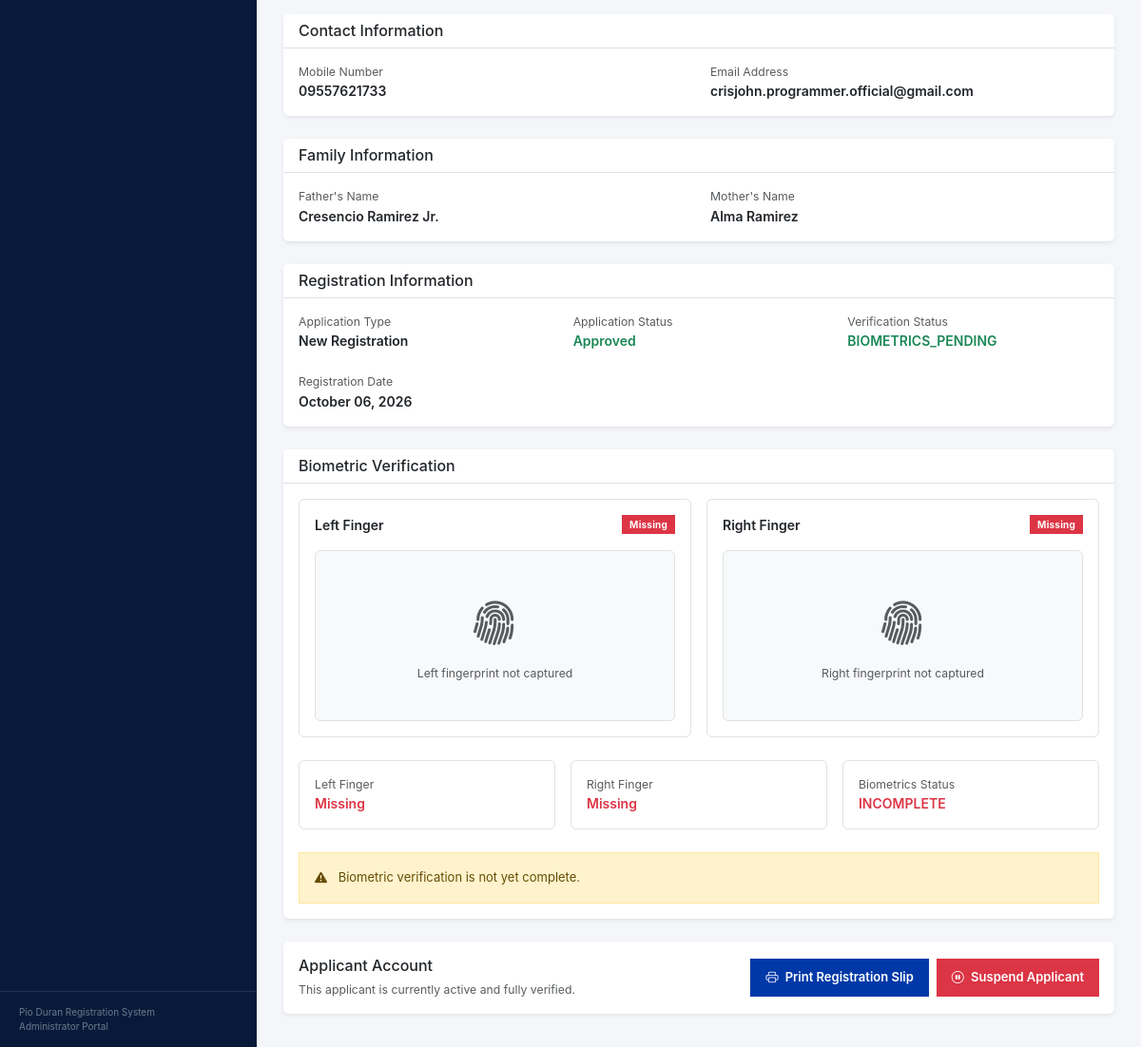
The page /comelec/admin-applicants/2/ (signed in, lower part) on the database as committed earlier.
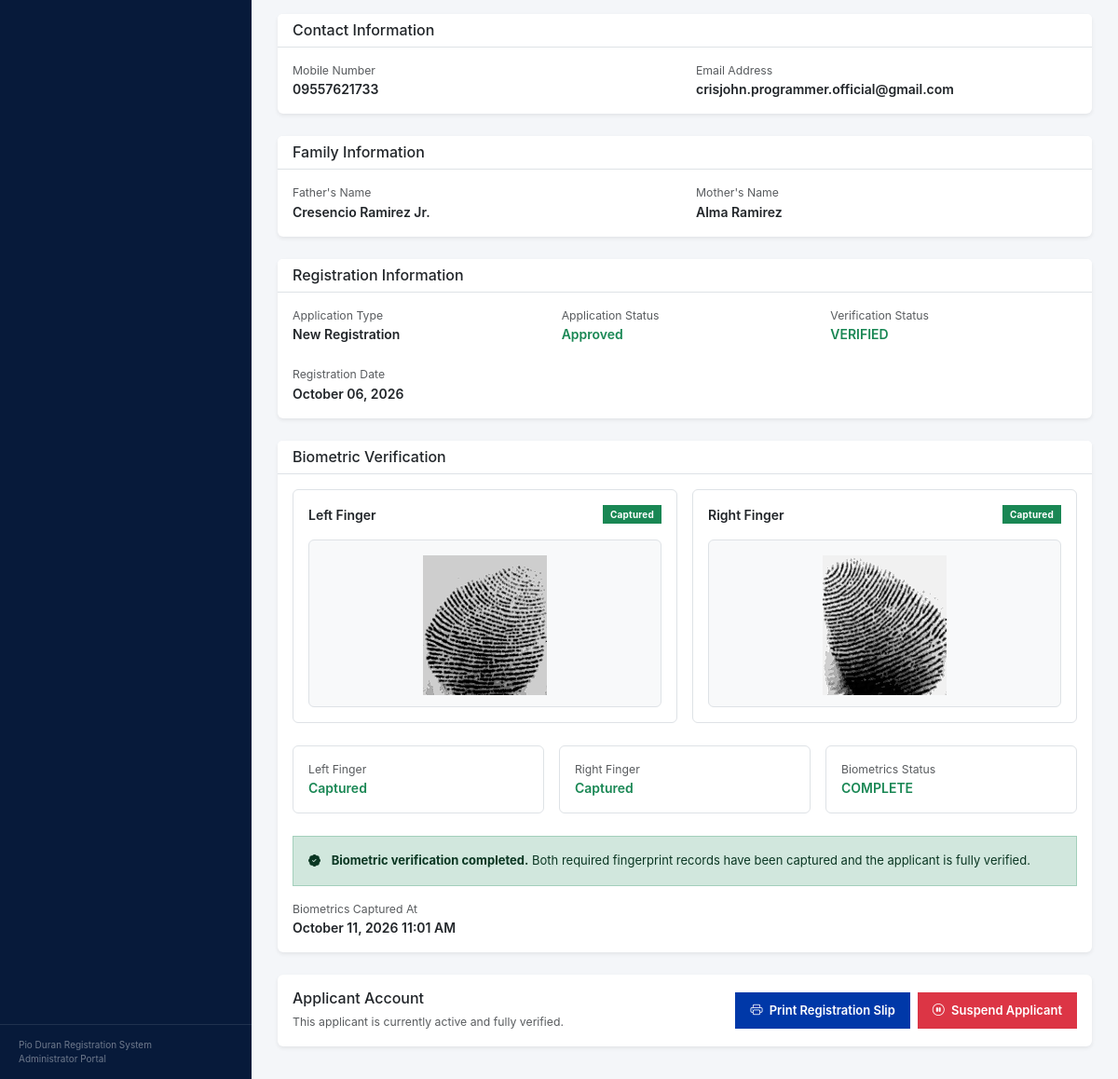
The same page on the database as committed later.
### Applicants/models.py (models this page shows, shortened)
class Applicant(models.Model):
    APPLICATION_CHOICES = [
        ("NEW", "New Registration"),
        ("UPDATE", "Update Information"),
        ("TRANSFER", "Transfer"),
        ("REACTIVATION", "Reactivation"),
        ("REINSTATEMENT", "Reinstatement"),
    ]
    APPLICATION_STATUS = [
        ("APPROVED", "Approved"),
        ("DISAPPROVED", "Disapproved"),
        ("PENDING", "Pending"),
        ("REVIEW", "Review"),
    ]
    PWD_CHOICES = [
        ("NO", "Not PWD"),
        ("VISUAL", "Visual Disability"),
        ("HEARING", "Hearing Disability"),
        ("PHYSICAL", "Physical Disability"),
        ("INTELLECTUAL", "Intellectual Disability"),
        ("PSYCHOSOCIAL", "Psychosocial Disability"),
        ("MULTIPLE", "Multiple Disabilities"),
        ("OTHER", "Other"),
    ]
    VERIFICATION_STATUS = [
        ("UNVERIFIED", "Unverified"),
        ("BIOMETRICS_PENDING", "Biometrics Pending"),
        ("VERIFIED", "Verified"),
    ]
    CITIZENSHIP_CHOICES = [
        ("BY_BIRTH", "By Birth"),
        ("NATURALIZED", "Naturalized"),
    ]
    lastname = models.CharField(max_length=255)
    firstname = models.CharField(max_length=255)
    middlename = models.CharField(max_length=255)
    civil_status = models.CharField(max_length=20, null=True, blank=True)
    age = models.IntegerField()
    sex = models.CharField(max_length=20)
    birthdate = models.DateField()
    birthplace = models.CharField(max_length=255)
    civil_status = models.CharField(max_length=20, null=True, blank=True)
    brgy = models.ForeignKey(
        Barangay,
        on_delete=models.SET_NULL,
        null=True,
        blank=True
    )
    province = models.CharField(max_length=255, default="Albay")
    municipality = models.CharField(max_length=255, default="Pio Duran")
    phone = models.CharField(max_length=11)
    email = models.EmailField(unique=True)
    application_type = models.CharField(
        max_length=20,
        choices=APPLICATION_CHOICES,
        default="NEW"
    )
    pwd_status = models.CharField(
        max_length=20,
        choices=PWD_CHOICES,
        default="NO"
    )
    citizenship_status = models.CharField(
        max_length=20,
        choices=CITIZENSHIP_CHOICES,
        default="BY_BIRTH"
    )
    status = models.CharField(
        max_length=20,
        choices=APPLICATION_STATUS,
        default='PENDING'
    )
    verification_status = models.CharField(
        max_length=30,
        choices=VERIFICATION_STATUS,
        default="UNVERIFIED"
    )
    father = models.CharField(max_length=255)
    mother = models.CharField(max_length=255)
    is_active = models.BooleanField(default=True)
    is_senior = models.BooleanField(default=False)
    date_joined = models.DateField(auto_now_add=True)
    office_visit_date = models.DateField(
        null=True,
        blank=True
    )
    office_visit_slot = models.PositiveIntegerField(
        null=True,
        blank=True
    )

class ApplicantBiometric(models.Model):
    applicant = models.OneToOneField(
        Applicant,
        on_delete=models.CASCADE,
        related_name="biometric"
    )
    left_finger = models.FileField(
        upload_to="biometrics/left/",
        null=True,
        blank=True
    )
    left_finger_template = models.TextField(
        null=True,
        blank=True
    )
    right_finger = models.FileField(
        upload_to="biometrics/right/",
        null=True,
        blank=True
    )
    right_finger_template = models.TextField(
        null=True,
        blank=True
    )
    applicant_signature = models.FileField(
        upload_to="biometrics/signatures/",
        null=True,
        blank=True
    )
    biometrics_completed = models.BooleanField(
        default=False
    )
    completed = models.BooleanField(
        default=False
    )
    captured_at = models.DateTimeField(
        null=True,
        blank=True
    )
    updated_at = models.DateTimeField(
        auto_now=True
    )

### core/views.py (the view)
@login_required
def admin_applicant_detail(request, applicant_id):
    access = admin_superuser_required(request)
    if access:
        return access
    applicant = get_object_or_404(
        Applicant.objects.select_related(
            "brgy",
            "biometric"
        ),
        id=applicant_id
    )
    biometric = applicant.biometric
    return render(
        request,
        "comelec/applicants/detail.html",
        {
            "applicant": applicant,
            "biometric": biometric,
        }
    )

### core/views.py (called while the page is built)
def admin_superuser_required(request):
    if not request.user.is_authenticated:
        return redirect("admin-login")
    if not request.user.is_superuser:
        logout(request)
        return redirect("admin-login")
    return None

### templates/comelec/applicants/detail.html (shortened to what the changed rows need)
{% extends "admin.html" %}
{% block content %}
<div class="container-fluid px-0">
    <div class="card border-0 shadow-sm mb-4">
        <div class="card-body">
            <div class="row g-4">
                <div class="col-md-6">
                    <div class="text-muted small">
                        Mobile Number
                    </div>
                    <div class="fw-semibold">
                        {{ applicant.phone }}
                    </div>
                </div>
                <div class="col-md-6">
                    <div class="text-muted small">
                        Email Address
                    </div>
                    <div class="fw-semibold">
                        {{ applicant.email }}
                    </div>
                </div>
            </div>
        </div>
    </div>
    <div class="card border-0 shadow-sm mb-4">
        <div class="card-body">
            <div class="row g-4">
                <div class="col-md-6">
                    <div class="text-muted small">
                        Father's Name
                    </div>
                    <div class="fw-semibold">
                        {{ applicant.father }}
                    </div>
                </div>
                <div class="col-md-6">
                    <div class="text-muted small">
                        Mother's Name
                    </div>
                    <div class="fw-semibold">
                        {{ applicant.mother }}
                    </div>
                </div>
            </div>
        </div>
    </div>
    <div class="card border-0 shadow-sm mb-4">
        <div class="card-body">
            <div class="row g-4">
                <div class="col-md-4">
                    <div class="text-muted small">
                        Application Type
                    </div>
                    <div class="fw-semibold">
                        {{ applicant.get_application_type_display }}
                    </div>
                </div>
                <div class="col-md-4">
                    <div class="text-muted small">
                        Application Status
                    </div>
                    <div class="fw-semibold text-success">
                        {{ applicant.get_status_display }}
                    </div>
                </div>
                <div class="col-md-4">
                    <div class="text-muted small">
                        Verification Status
                    </div>
                    <div class="fw-semibold text-success">
                        {{ applicant.verification_status }}
                    </div>
                </div>
                <div class="col-md-4">
                    <div class="text-muted small">
                        Registration Date
                    </div>
                    <div class="fw-semibold">
                        {{ applicant.date_joined|date:"F d, Y" }}
                    </div>
                </div>
            </div>
        </div>
    </div>
    <div class="card border-0 shadow-sm mb-4">
        <div class="card-body">
            <div class="row g-3">
                <div class="col-md-6">
                    <div class="border rounded p-3 h-100">
                        <div class="d-flex justify-content-between align-items-center mb-3">
                            <span class="fw-semibold">
                                Left Finger
                            </span>
                            {% if biometric.left_finger %}
                                <span class="badge bg-success">
                                    Captured
                                </span>
                            {% else %}
                                <span class="badge bg-danger">
                                    Missing
                                </span>
                            {% endif %}
                        </div>
                        {% if biometric.left_finger %}
                            <div
                                class="border rounded bg-light text-center p-3"
                                style="height: 180px;"
                            >
                                <img
                                    src="{{ biometric.left_finger.url }}"
                                    alt="Left Fingerprint"
                                    style="
                                        max-width: 100%;
                                        max-height: 150px;
                                        object-fit: contain;
                                    "
                                >
                            </div>
                        {% else %}
                            <div
                                class="border rounded bg-light d-flex align-items-center justify-content-center text-muted"
                                style="height: 180px;"
                            >
                                <div class="text-center">
                                    <i
                                        class="bi bi-fingerprint"
                                        style="font-size: 48px;"
                                    ></i>
                                    <div class="small mt-2">
                                        Left fingerprint not captured
                                    </div>
                                </div>
                            </div>
                        {% endif %}
                    </div>
                </div>
                <div class="col-md-6">
                    <div class="border rounded p-3 h-100">
                        <div class="d-flex justify-content-between align-items-center mb-3">
                            <span class="fw-semibold">
                                Right Finger
                            </span>
                            {% if biometric.right_finger %}
                                <span class="badge bg-success">
                                    Captured
                                </span>
                            {% else %}
                                <span class="badge bg-danger">
                                    Missing
                                </span>
                            {% endif %}
                        </div>
                        {% if biometric.right_finger %}
                            <div
                                class="border rounded bg-light text-center p-3"
                                style="height: 180px;"
                            >
                                <img
                                    src="{{ biometric.right_finger.url }}"
                                    alt="Right Fingerprint"
                                    style="
                                        max-width: 100%;
                                        max-height: 150px;
                                        object-fit: contain;
                                    "
                                >
                            </div>
                        {% else %}
                            <div
                                class="border rounded bg-light d-flex align-items-center justify-content-center text-muted"
                                style="height: 180px;"
                            >
                                <div class="text-center">
                                    <i
                                        class="bi bi-fingerprint"
                                        style="font-size: 48px;"
                                    ></i>
                                    <div class="small mt-2">
                                        Right fingerprint not captured
                                    </div>
                                </div>
                            </div>
                        {% endif %}
                    </div>
                </div>
            </div>
            <div class="mt-4">
                <div class="row g-3">
                    <div class="col-md-4">
                        <div class="border rounded p-3">
                            <div class="text-muted small">
                                Left Finger
                            </div>
                            {% if biometric.left_finger %}
                                <div class="fw-semibold text-success">
                                    Captured
                                </div>
                            {% else %}
                                <div class="fw-semibold text-danger">
                                    Missing
                                </div>
                            {% endif %}
                        </div>
                    </div>
                    <div class="col-md-4">
                        <div class="border rounded p-3">
                            <div class="text-muted small">
                                Right Finger
                            </div>
                            {% if biometric.right_finger %}
                                <div class="fw-semibold text-success">
                                    Captured
                                </div>
                            {% else %}
                                <div class="fw-semibold text-danger">
                                    Missing
                                </div>
                            {% endif %}
                        </div>
                    </div>
                    <div class="col-md-4">
                        <div class="border rounded p-3">
                            <div class="text-muted small">
                                Biometrics Status
                            </div>
                            {% if biometric.biometrics_completed %}
                                <div class="fw-semibold text-success">
                                    COMPLETE
                                </div>
                            {% else %}
                                <div class="fw-semibold text-danger">
                                    INCOMPLETE
                                </div>
                            {% endif %}
                        </div>
                    </div>
                </div>
            </div>
            <div class="mt-4">
                {% if biometric.completed %}
                    <div class="alert alert-success mb-0">
                        <i class="bi bi-patch-check-fill me-2"></i>
                        <strong>Biometric verification completed.</strong>
                        Both required fingerprint records have been
                        captured and the applicant is fully verified.
                    </div>
                {% else %}
                    <div class="alert alert-warning mb-0">
                        <i class="bi bi-exclamation-triangle-fill me-2"></i>
                        Biometric verification is not yet complete.
                    </div>
                {% endif %}
            </div>
            {% if biometric.captured_at %}
                <div class="mt-3">
                    <div class="text-muted small">
                        Biometrics Captured At
                    </div>
                    <div class="fw-semibold">
                        {{ biometric.captured_at|date:"F d, Y h:i A" }}
                    </div>
                </div>
            {% endif %}
        </div>
    </div>
</div>
{% endblock %}

Rows that differ between the two databases and show on the page:
changed Applicant "crisjohn.programmer.official@gmail.com": verification_status "BIOMETRICS_PENDING" → "VERIFIED"
now on this page (row edited): ApplicantBiometric: left_finger (picture), right_finger (picture), captured_at "October 11, 2026 11:01 AM"
changed ApplicantBiometric: biometrics_completed False → True (drawn); completed False → True (drawn)
Other text that changed with them:
text no longer shown: "Missing Left fingerprint not captured Missing Right fingerprint not captured Missing Missing INCOMPLETE Biometric verification is not yet complete."
text now shown: "Captured Captured Captured Captured COMPLETE Biometric verification completed. Both required fingerprint records have been captured and the applicant is fully verified. Biometrics Captured At"
